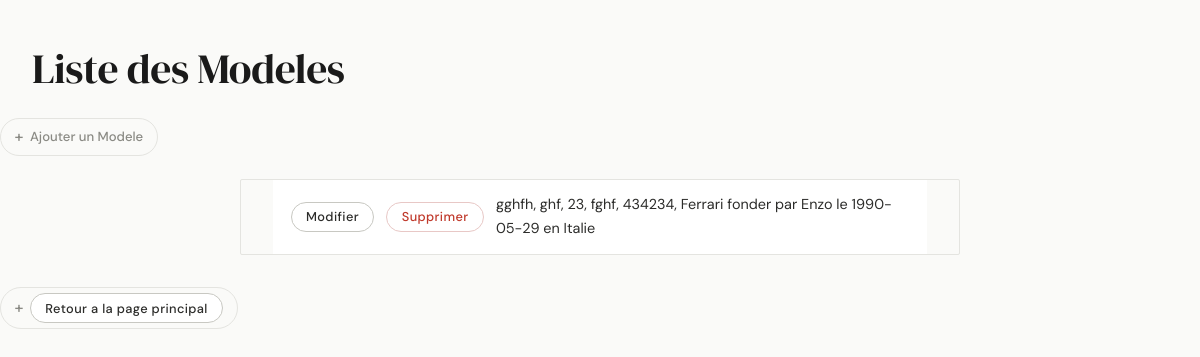
The page /vroumvroum/modele/ on the database as committed earlier.
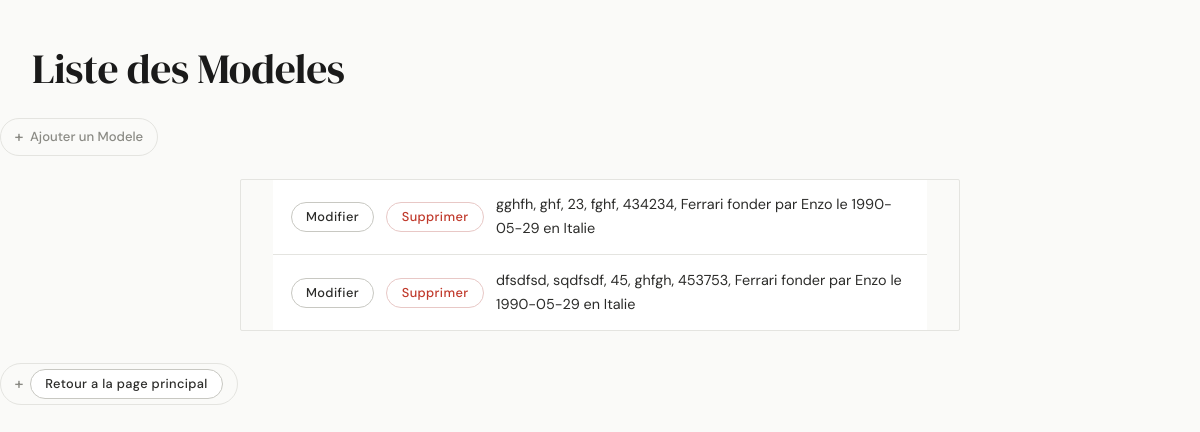
The same page on the database as committed later.
### vroumvroum/models.py (models this page shows)
class Modele(models.Model): #déclare la classe Livre héritant de la classe Model, classe de base des modèles
    nom = models.CharField(max_length=100) # défini un champs de type texte de 100 caractères maximum
    energie = models.CharField(max_length=100)
    nombre_chevaux = models.IntegerField(blank=False)
    type_moteur = models.CharField(max_length=100)
    prix = models.IntegerField(blank=False)
    resume = models.TextField(null = True, blank = True) # champs de type text long
    marque = models.ForeignKey("Marque", on_delete=models.CASCADE, default=None)
    image = models.ImageField(upload_to='modeles/', null=True, blank=True)
    def __str__(self):
        chaine = f"{self.nom}, {self.energie}, {self.nombre_chevaux}, {self.type_moteur}, {self.prix}, {self.marque}"
        return chaine

class Marque(models.Model): #déclare la classe Livre héritant de la classe Model, classe de base des modèles
    nom = models.CharField(max_length=100) # défini un champs de type texte de 100 caractères maximum
    fondateur = models.CharField(max_length = 100)
    date_creation = models.DateField(blank=True, null = True) # champs de type date,pouvant être null ou ne pas être rempli
    pays_origine = models.CharField(max_length = 50)
    resume = models.TextField(null = True, blank = True) # champs de type text long
    def __str__(self):
        chaine = f"{self.nom} fonder par {self.fondateur} le {self.date_creation} en {self.pays_origine}"
        return chaine

### vroumvroum/views.py (the view)
# urls.py: path('modele/', views.allmodele),
def allmodele(request):
    Modele = list(models.Modele.objects.all())
    return render(request, "vroumvroum/modele/all.html", {"Modele": Modele})

### vroumvroum/templates/vroumvroum/modele/all.html (shortened to what this page needs)
<!DOCTYPE html>
<html lang="fr">
<head>
    {% load static %}
<link rel="stylesheet" href="{% static 'vroumvroum/style.css' %}">
</head>
<body>
    <h1>Liste des Modeles</h1>
    <a href="/vroumvroum/modele/ajout/">Ajouter un Modele</a>
    <ul>
        {% for modele in Modele %}
            <li>
                <a href="/vroumvroum/modele/updatemodele/{{modele.id}}/"><button>Modifier</button></a>
                <a href="/vroumvroum/modele/deletemodele/{{modele.id}}/" onclick="return confirm('Supprimer ce Modele ?')">
                    <button style="color: red;">Supprimer</button>
                </a>
                {{modele}}
            </li>
        {% endfor %}
    </ul>
 <a href="/vroumvroum/index/"><button>Retour a la page principal</button></a>
</body>
</html>

Rows that differ between the two databases and show on the page:
added Modele: nom+energie+nombre_chevaux "dfsdfsd, sqdfsdf, 45, ghfgh, 453753, Ferrari fonder par Enzo le 1990-05-29 en Italie"
